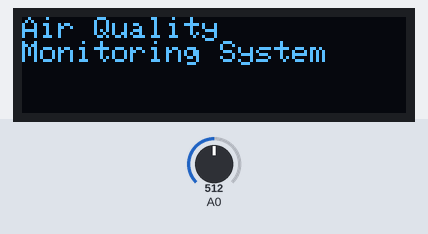
A sketch run on a simulated ESP8266 (NodeMCU). Parts: 128×32 one-colour display. Inputs (shaded band) come from the test bench; at power-on: A0 = 512. WiFi joins after 1.5 s; servers stay silent unless stated; what the sketch prints to the serial monitor is not drawn.

Above: at 1.1 s.
At 4.1 s:
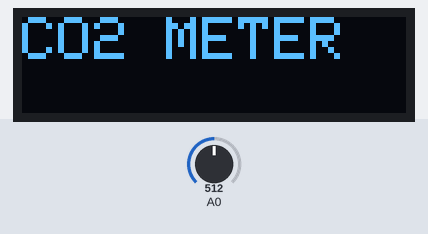
At 7.7 s:
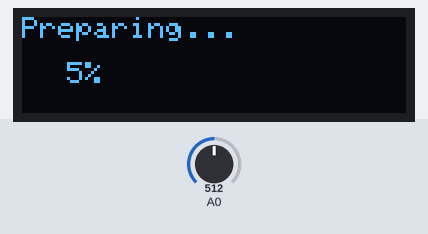
At 11.3 s:
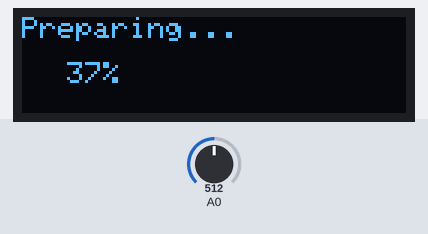
At 18.4 s:
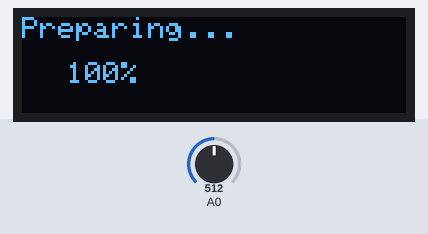
At 20.6 s:
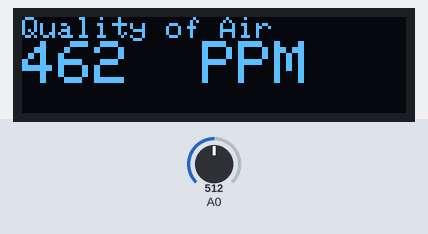

The sketch:

air_sensor.ino
```cpp
#include <Wire.h>
#include <Adafruit_GFX.h>
#include <Adafruit_SSD1306.h>
#include <Adafruit_Sensor.h>
#include <ESP8266WiFi.h>

// OLED declaration and setup
#define SCREEN_WIDTH 128
#define SCREEN_HEIGHT 32
#define OLED_RESET -1   // Share reset pin with MCU.
Adafruit_SSD1306 display(SCREEN_WIDTH, SCREEN_HEIGHT, &Wire, OLED_RESET);
#define ANALOG_INPUT A0   // Analog input from MQ135
#define n 50
int p = 0;   // Set the CO2 level as 0

const char *ssid = "......";   // User's wifi id
const char *password = "......";   // Wifi password
WiFiServer server(80);

void setup() {
  Serial.begin(9600);
  while(!Serial){}
	Serial.println("Gas sensor is working.");

  if(!display.begin(SSD1306_SWITCHCAPVCC, 0x3C)) {
    Serial.println(F("SSD1306 Allocation (FAILED)"));
    for(;;);
  }
  // Render a initial text on OLED
	display.clearDisplay(); // Clear display buffer.
	display.setTextSize(2);
	display.setTextColor(WHITE); // Draw white text.
	display.setCursor(0, 0); // Start at top left corner.
	display.cp437(true); // Enable Code Page 437 font, included ASCII and UTF-8.
	display.display();
	delay(1000);
  TextScroll();
  Processing();

  WiFi.mode(WIFI_AP);

	WiFi.begin(ssid, password); // Connect to WLAN.
	while(WiFi.status() != WL_CONNECTED){
		delay(1000);
	}
	Serial.println("Successfully connected to WLAN.");

	Serial.print("URL: ");
	Serial.print("http://");
	Serial.print(WiFi.localIP());
	Serial.println("/");

	server.begin();
	Serial.println("Server started. (Port 80)");
}

void loop()
{
  int c = analogRead(0);
  display.clearDisplay();
  display.setCursor(0, 0);

  p = c - n;   // Formula for caculating PPM

  display.setTextSize(1.8);  // text size
  display.setTextColor(WHITE);   //text color
  display.setCursor(0,0);   // cursor location
  display.println("Quality of Air");   // print out the title
  display.setTextSize(2);
  display.print(p);
  display.print("  PPM");
  delay(50);
  display.display();

  // Check if the server has established.
	WiFiClient client = server.available();
	if(!client) return;

	// Wait for the data sent by client.
	while(!client.available())	delay(1);

	String request = client.readStringUntil('\r');   // Print the first line.

	Serial.println(request);
	client.flush();

  // Response from NodeMCU
	client.println("HTTP/1.1 200 OK");
	client.println("Content-Type: text/HTML");
	client.println("");

	// Code for HTML
	client.println("<!DOCTYPE HTML>");
	client.println("<html>");
	client.println("<head>");
	client.println("<meta charset='utf-8'/>");
	client.println("<title>ESP8266</title>");
  client.println("<meta http-equiv=\"refresh\"content=\"3\">");
	client.println("</head>");
	client.println("<body>");
	client.println("<h3>Air Quality Monitoring System</h3>");
  client.println("--------------------------------------");
  client.println("<br/><br/>");
	client.println("PPM value: ");
  client.println(p);
	client.println("<br/><br/>");
 	client.println("CO2 value: ");
  client.println(c);
  client.println("<br/><br/>");
  client.println("--------------------------------------");
	client.println("</body>");
	client.println("</html>");
 }

 void TextScroll(void) {
  display.clearDisplay();
  display.display();   // Update screen
  display.setTextSize(1.5);   // Draw 2X-scale text
  display.setTextColor(SSD1306_WHITE);
  display.setCursor(0,0);
  display.println(F("Air Quality"));
  display.println(F("Monitoring System"));
  display.display();    // Show initial text
  display.clearDisplay();
  delay(3000);
}

 void Processing(void) {
 display.clearDisplay();
 display.setTextColor(SSD1306_WHITE);
 display.setTextSize(2);   // Draw 2X-scale text
 display.setCursor(0,0);
 display.println(F("CO2 METER"));
 display.display();   // Show initial text
 display.clearDisplay();
 delay(3000);
 display.display();

 for(int i = 0; i <= 100; i++)
  {
   display.clearDisplay();
   display.setTextColor(SSD1306_WHITE);
   display.setCursor(0,0);
   display.setTextSize(1.5);
   display.println(F("Preparing..."));
   display.setTextSize(1.5);
   display.setCursor(15,15);
   if (i<100) display.print("");
   if (i<10) display.print("");
   display.print(i);
   display.print("%");
   display.display();
   delay(100);
  }

 }
```

Measured:
- what the display in image 0 shows lasts 3.0 s, from 1.1 s to 4.1 s
- what the display in image 4 shows lasts 2.2 s, from 18.4 s to 20.6 s
